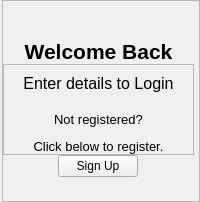
                <widget class="QWidget" name="LoginnavWidget">
                 <layout class="QVBoxLayout" name="verticalLayout_26">
                  <property name="spacing">
                   <number>0</number>
                  </property>
                  <property name="leftMargin">
                   <number>2</number>
                  </property>
                  <property name="topMargin">
                   <number>0</number>
                  </property>
                  <property name="rightMargin">
                   <number>0</number>
                  </property>
                  <property name="bottomMargin">
                   <number>0</number>
                  </property>
                  <item>
                   <widget class="QFrame" name="loginnav">
                    <property name="frameShape">
                     <enum>QFrame::StyledPanel</enum>
                    </property>
                    <property name="frameShadow">
                     <enum>QFrame::Raised</enum>
                    </property>
                    <layout class="QVBoxLayout" name="verticalLayout_27">
                     <property name="spacing">
                      <number>0</number>
                     </property>
                     <property name="leftMargin">
                      <number>0</number>
                     </property>
                     <property name="topMargin">
                      <number>38</number>
                     </property>
                     <property name="rightMargin">
                      <number>5</number>
                     </property>
                     <property name="bottomMargin">
                      <number>24</number>
                     </property>
                     <item>
                      <widget class="QLabel" name="welcomelabel">
                       <property name="text">
                        <string>&lt;html&gt;&lt;head/&gt;&lt;body&gt;&lt;p align=&quot;center&quot;&gt;&lt;span style=&quot; font-size:16pt; font-weight:700;&quot;&gt;Welcome Back&lt;/span&gt;&lt;/p&gt;&lt;/body&gt;&lt;/html&gt;</string>
                       </property>
                      </widget>
                     </item>
                     <item alignment="Qt::AlignVCenter">
                      <widget class="QFrame" name="frame_5">
                       <property name="frameShape">
                        <enum>QFrame::StyledPanel</enum>
                       </property>
                       <property name="frameShadow">
                        <enum>QFrame::Raised</enum>
                       </property>
                       <layout class="QVBoxLayout" name="verticalLayout_63">
                        <property name="spacing">
                         <number>19</number>
                        </property>
                        <property name="leftMargin">
                         <number>0</number>
                        </property>
                        <property name="rightMargin">
                         <number>0</number>
                        </property>
                        <property name="bottomMargin">
                         <number>0</number>
                        </property>
                        <item>
                         <widget class="QLabel" name="detailstologinlabel">
                          <property name="text">
                           <string>&lt;html&gt;&lt;head/&gt;&lt;body&gt;&lt;p align=&quot;center&quot;&gt;&lt;span style=&quot; font-size:12pt;&quot;&gt;Enter details to Login&lt;/span&gt;&lt;/p&gt;&lt;/body&gt;&lt;/html&gt;</string>
                          </property>
                          <property name="wordWrap">
                           <bool>false</bool>
                          </property>
                         </widget>
                        </item>
                        <item>
                         <widget class="QLabel" name="notregisteredlabel">
                          <property name="text">
                           <string>&lt;html&gt;&lt;head/&gt;&lt;body&gt;&lt;p align=&quot;center&quot;&gt;&lt;span style=&quot; font-size:10pt;&quot;&gt;Not registered?&lt;/span&gt;&lt;/p&gt;&lt;p align=&quot;center&quot;&gt;&lt;span style=&quot; font-size:10pt;&quot;&gt;Click below to register.&lt;/span&gt;&lt;/p&gt;&lt;/body&gt;&lt;/html&gt;</string>
                          </property>
                         </widget>
                        </item>
                       </layout>
                      </widget>
                     </item>
                     <item alignment="Qt::AlignHCenter">
                      <widget class="QPushButton" name="toSignupbutton">
                       <property name="cursor">
                        <cursorShape>OpenHandCursor</cursorShape>
                       </property>
                       <property name="toolTip">
                        <string>&lt;html&gt;&lt;head/&gt;&lt;body&gt;&lt;p align=&quot;center&quot;&gt;To Signup&lt;/p&gt;&lt;/body&gt;&lt;/html&gt;</string>
                       </property>
                       <property name="text">
                        <string>Sign Up</string>
                       </property>
                      </widget>
                     </item>
                    </layout>
                   </widget>
                  </item>
                 </layout>
                </widget>
